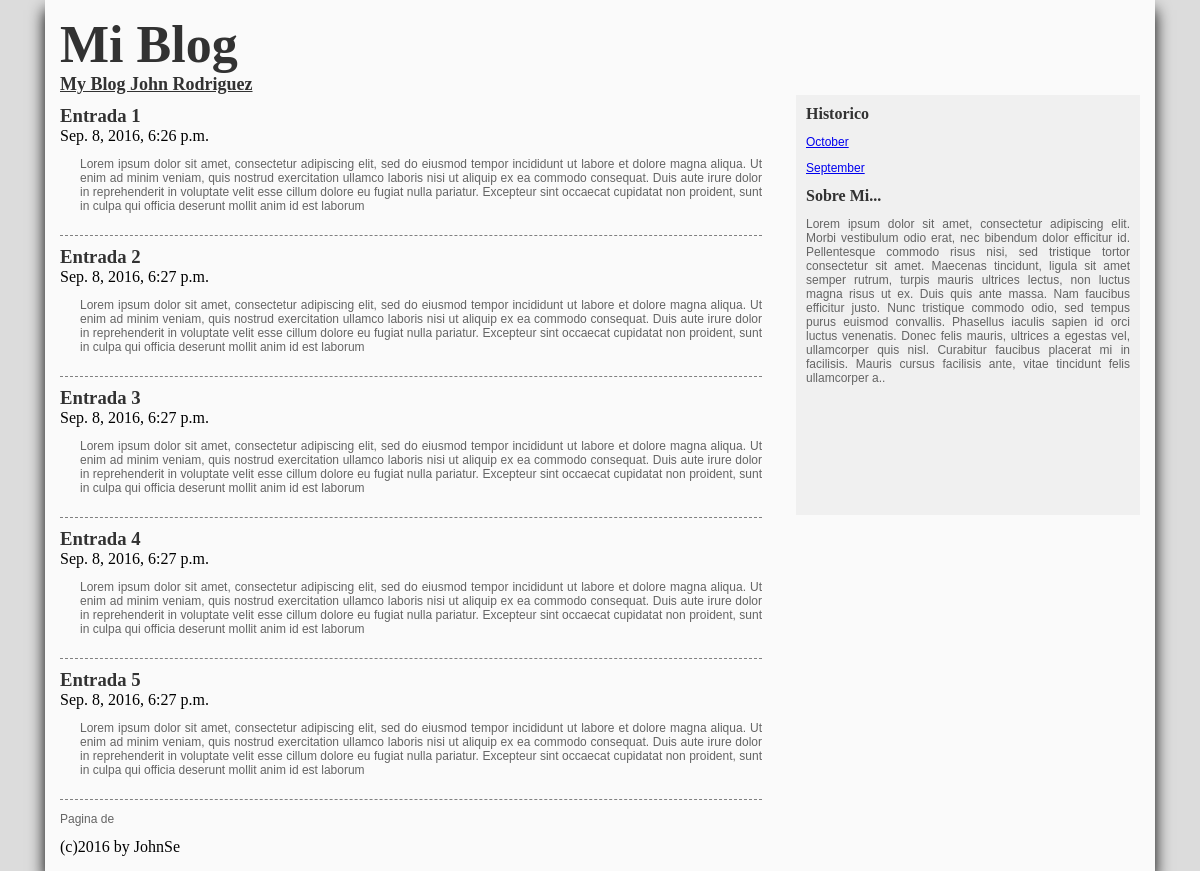
The app's page /month/2016/9/ with its own data.
### blog/models.py (models this page shows, shortened)
class Entrada(models.Model):
	titulo = models.CharField(max_length=100)
	contenido = models.TextField()
	fecha = models.DateTimeField(auto_now_add=True)

### blog/views.py (the view)
# urls.py: url(r'^month/(\d+)/(\d+)/$',month, name='month'),
def month(request,year,month):
	entrada = Entrada.objects.filter(fecha__year=year,fecha__month=month)
	return render_to_response("listado.html",dict(entrada=entrada,months=mkmonth_lst()))

### blog/views.py (called while the page is built)
def mkmonth_lst():
	if not Entrada.objects.count(): return[]
	year, month = time.localtime()[:2]
	first = Entrada.objects.order_by("fecha")[0]
	fyear = first.fecha.year
	fmonth = first.fecha.month
	months = []
	for y in range(year, fyear-1, -1):
		start, end = 12,0
		if y == year: start = month
		if y == fyear: end = fmonth - 1
		for m in range(start, end,-1):
			months.append((y,m,month_name[m]))
	return months

### blog/templates/listado.html (shortened to what this page needs)
{% extends "estructura.html" %}
{% block contenido %}
	{% for elemento in entrada %}
		<article>
			<h3>{{ elemento.titulo }}</h3>
			<time>{{ elemento.fecha }}</time>
			<p>{{ elemento.contenido }}</p>
		</article>
		{% endfor %}
	<nav>
		<p>Pagina {{ entrada.number }} de {{ entrada.paginator.num_pages }}</p>
	</nav>
{% endblock %}

### blog/templates/estructura.html (shortened to what this page needs)
<html>
<head>
</head>
<body>
	<div id="contenedor">
		<header>
			<a href="http://localhost:8000"><h1>Mi Blog</h1></a>
			<h2>My Blog John Rodriguez</h2>
		</header>
		<section>
			<div id="articulos">
			{% block contenido %}
			{% endblock %}
			</div>
			<aside>
				<h4>Historico</h4>
				{% for month in months %}
				<p><a href="{% url 'month' month.0 month.1 %}">{{ month.2 }}</a></p>
				{% endfor %}
				<h4>Sobre Mi...</h4>
				<p>Lorem ipsum dolor sit amet, consectetur adipiscing elit. Morbi vestibulum odio erat, nec bibendum dolor efficitur id. Pellentesque commodo risus nisi, sed tristique tortor consectetur sit amet. Maecenas tincidunt, ligula sit amet semper rutrum, turpis mauris ultrices lectus, non luctus magna risus ut ex. Duis quis ante massa. Nam faucibus efficitur justo. Nunc tristique commodo odio, sed tempus purus euismod convallis. Phasellus iaculis sapien id orci luctus venenatis. Donec felis mauris, ultrices a egestas vel, ullamcorper quis nisl. Curabitur faucibus placerat mi in facilisis. Mauris cursus facilisis ante, vitae tincidunt felis ullamcorper a..</p>
			</aside>
		</section>
		<footer>
			(c)2016 by JohnSe
		</footer>
	</div>
</body>
</html>

### blog/templates/estructura.html (style rules this page uses)
body { margin: 0px; padding: 0px; background: rgb(220,220,220); }
#contenedor { width: 90%; margin: auto; background: rgb(250,250,250); box-shadow:0px 10px 15px rgba(0,0,0,1); padding: 15px; }
p { text-align: justify; font-family: sans-serif; font-size: 12px; color: rgb(100,100,100); }
h1, h2, h3, h4 { margin: 0px; padding: 0px; color: rgb(50,50,50); font-family: serif; }
article p { padding-left: 20px; }
article { border-bottom: 1px dashed grey; padding-top: 10px; padding-bottom: 10px; }
h1 { font-size: 52px; }
h2 { font-size: 18px; text-decoration: underline; }
aside { width: 30%; float: right; background: rgb(240,240,240); padding: 10px; height: 400px; }
#articulos { width: 65%; float: left; }
header a { text-decoration: none; }

### records on screen
Entrada: titulo "Entrada 1", fecha "Sep. 8, 2016, 6:26 p.m.", contenido "Lorem ipsum dolor sit amet, consectetur adipiscing elit, sed do eiusmod tempor incididunt ut labore et dolore magna aliqua. Ut enim ad minim veniam, quis nostrud exercitation ullamco laboris nisi ut aliquip ex ea commodo consequat. Duis aute irure dolor in reprehenderit in voluptate velit esse cillum dolore eu fugiat nulla pariatur. Excepteur sint occaecat cupidatat non proident, sunt in culpa qui officia deserunt mollit anim id est laborum"
Entrada: titulo "Entrada 2", fecha "Sep. 8, 2016, 6:27 p.m.", contenido "Lorem ipsum dolor sit amet, consectetur adipiscing elit, sed do eiusmod tempor incididunt ut labore et dolore magna aliqua. Ut enim ad minim veniam, quis nostrud exercitation ullamco laboris nisi ut aliquip ex ea commodo consequat. Duis aute irure dolor in reprehenderit in voluptate velit esse cillum dolore eu fugiat nulla pariatur. Excepteur sint occaecat cupidatat non proident, sunt in culpa qui officia deserunt mollit anim id est laborum"
Entrada: titulo "Entrada 3", fecha "Sep. 8, 2016, 6:27 p.m.", contenido "Lorem ipsum dolor sit amet, consectetur adipiscing elit, sed do eiusmod tempor incididunt ut labore et dolore magna aliqua. Ut enim ad minim veniam, quis nostrud exercitation ullamco laboris nisi ut aliquip ex ea commodo consequat. Duis aute irure dolor in reprehenderit in voluptate velit esse cillum dolore eu fugiat nulla pariatur. Excepteur sint occaecat cupidatat non proident, sunt in culpa qui officia deserunt mollit anim id est laborum"
Entrada: titulo "Entrada 4", fecha "Sep. 8, 2016, 6:27 p.m.", contenido "Lorem ipsum dolor sit amet, consectetur adipiscing elit, sed do eiusmod tempor incididunt ut labore et dolore magna aliqua. Ut enim ad minim veniam, quis nostrud exercitation ullamco laboris nisi ut aliquip ex ea commodo consequat. Duis aute irure dolor in reprehenderit in voluptate velit esse cillum dolore eu fugiat nulla pariatur. Excepteur sint occaecat cupidatat non proident, sunt in culpa qui officia deserunt mollit anim id est laborum"
Entrada: titulo "Entrada 5", fecha "Sep. 8, 2016, 6:27 p.m.", contenido "Lorem ipsum dolor sit amet, consectetur adipiscing elit, sed do eiusmod tempor incididunt ut labore et dolore magna aliqua. Ut enim ad minim veniam, quis nostrud exercitation ullamco laboris nisi ut aliquip ex ea commodo consequat. Duis aute irure dolor in reprehenderit in voluptate velit esse cillum dolore eu fugiat nulla pariatur. Excepteur sint occaecat cupidatat non proident, sunt in culpa qui officia deserunt mollit anim id est laborum"

### other values on screen
{{ month.2 }} "October" "September"
